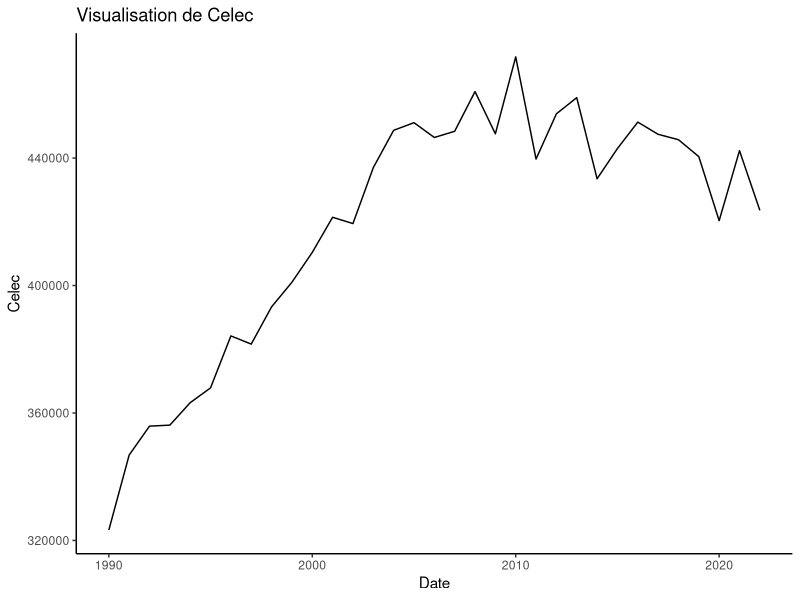
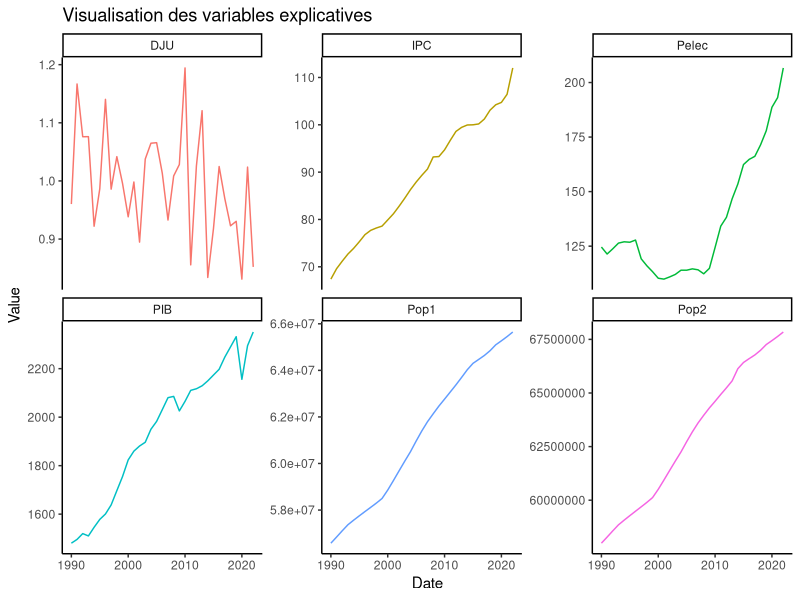
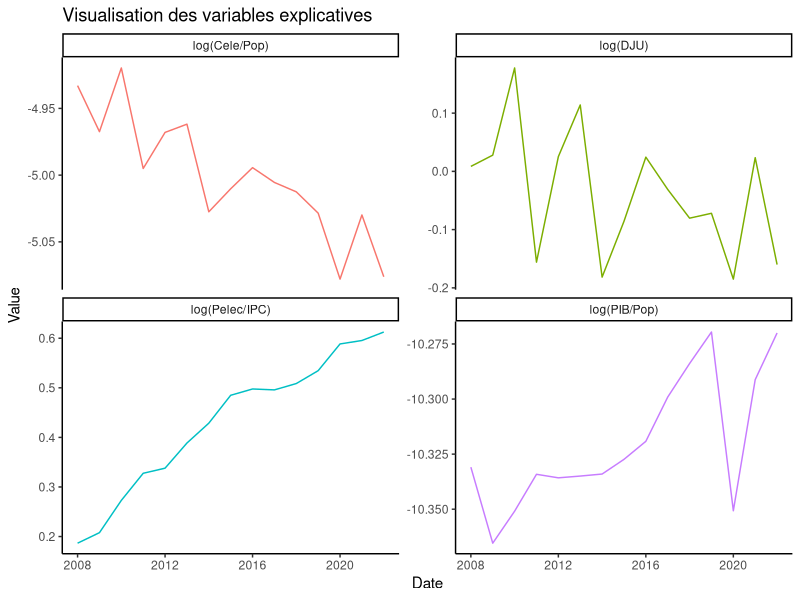
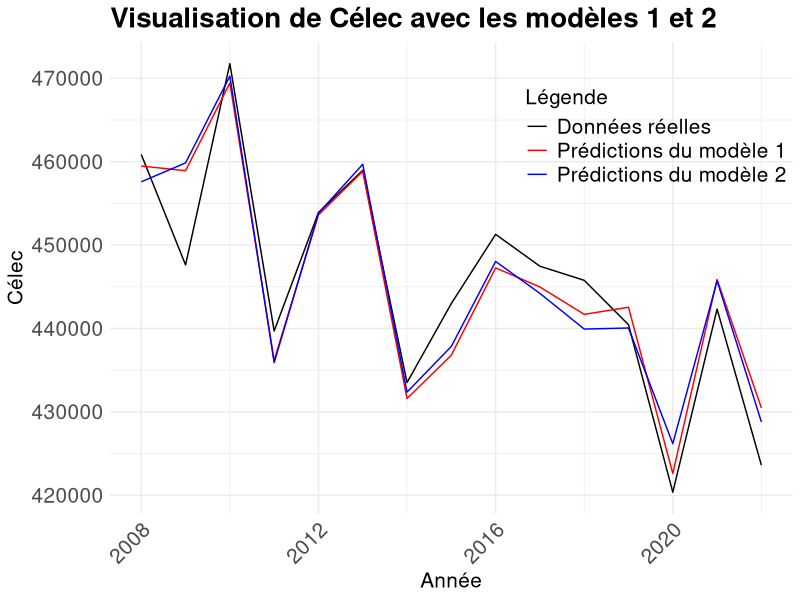
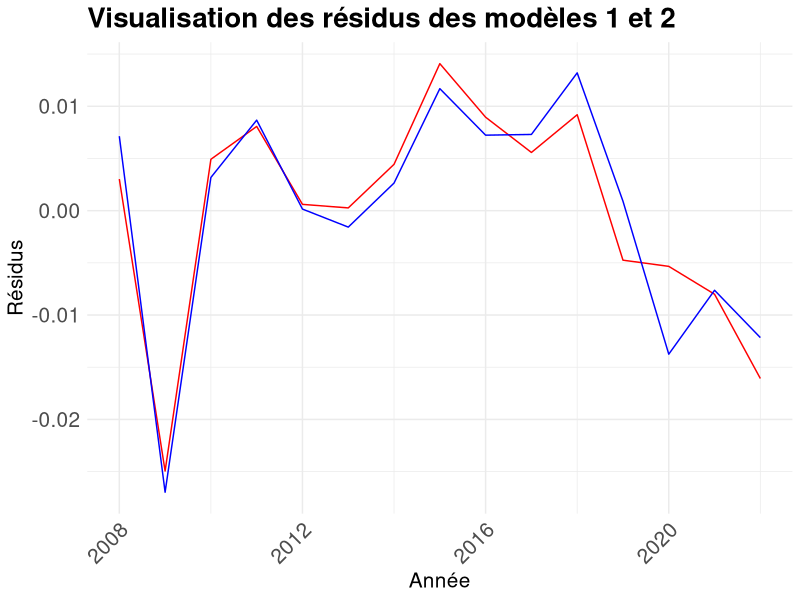
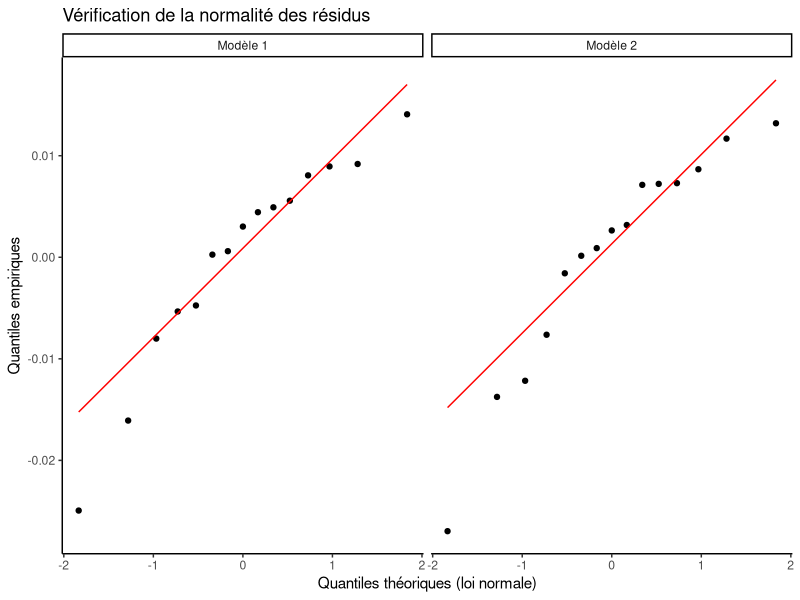
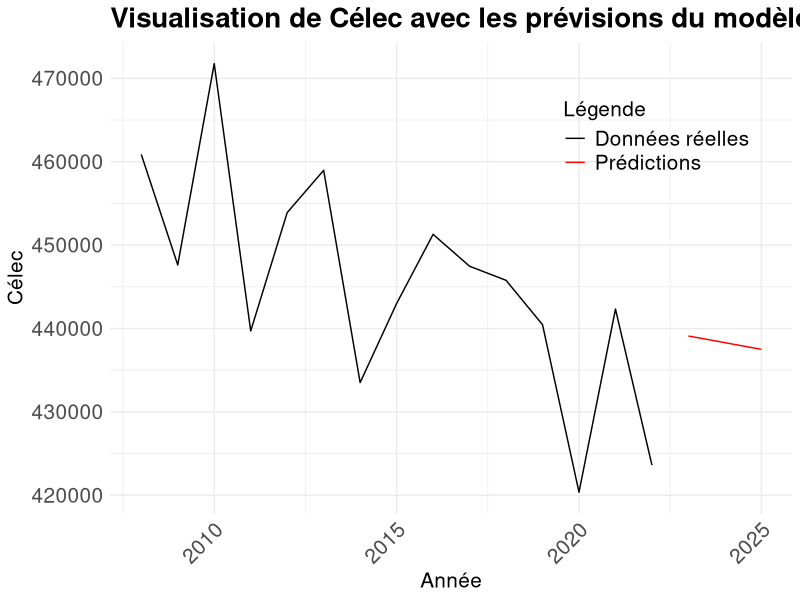

Write the R code that produced these figures, in order.
## ---- chunk 1
knitr::opts_chunk$set(echo = FALSE)
knitr::opts_chunk$set(warning = FALSE)
knitr::opts_chunk$set(message = FALSE)
knitr::opts_chunk$set(fig.width = 12, fig.height = 6)

# library imports
library(tidyverse)
library(car)

flextable::set_flextable_defaults(
    digits = 2,
    decimal.mark = ",",
    big.mark = " ",
    na_str = "<na>"
)
## ---- chunk 2
data <- readxl::read_excel("celec2023.xlsx")
data <- data %>% rename(IPC = `IPC(base100=2015)`, PIB = PIB2014)
## ---- chunk 3
data %>%
    mutate(Date = as.character(Date)) %>%
    mutate_at(vars(IPC, PIB, Pelec, Celec), ~ round(., 0)) %>%
    mutate(DJU = round(DJU, 2)) %>%
    head(4) %>%
    flextable::flextable() %>%
    flextable::autofit() %>%
    flextable::set_caption("Aperçu des données")
## ---- chunk 4
data %>%
    gather(key = "variable", value = "value", -Date) %>%
    group_by(variable) %>%
    summarise(
        mean = mean(value),
        sd = sd(value),
        min = min(value),
        max = max(value)
    ) %>%
    mutate_at(
        vars(mean, sd, min, max),
        ~ ifelse(. > 100,
            as.character(as.integer(round(., 0))),
            as.character(signif(., 2))
        )
    ) %>%
    rename(
        Variable = variable,
        Moyenne = mean,
        `Ecart type` = sd,
        Minimum = min,
        Maximum = max
    ) %>%
    flextable::flextable() %>%
    flextable::autofit() %>%
    flextable::set_caption("Statistiques descriptives des données")
## ---- chunk 5
data %>%
    ggplot(aes(x = Date, y = Celec)) +
    geom_line() +
    theme_classic() +
    labs(x = "Date", y = "Celec", title = "Visualisation de Celec") +
    theme(legend.position = "none")
## ---- chunk 6
data %>%
    gather(key = "variable", value = "value", -Date, -Celec) %>%
    ggplot(aes(x = Date, y = value, color = variable)) +
    geom_line() +
    theme_classic() +
    labs(
        x = "Date", y = "Value",
        title = "Visualisation des variables explicatives"
    ) +
    facet_wrap(~variable, scales = "free_y") +
    theme(legend.position = "none")
## ---- chunk 7
index <- which(data$Date == 2008)

chowtest <- strucchange::sctest(
    Celec ~ Date,
    data = data,
    type = "Chow",
    point = index
)

chowtest %>%
    broom::tidy() %>%
    mutate_at(
        vars(statistic, p.value),
        ~ ifelse(. > 100,
            as.character(as.integer(round(., 0))),
            as.character(signif(., 2))
        )
    ) %>%
    select(statistic, p.value) %>%
    rename(
        `Statistique de test (Chow)` = statistic,
        `p-value (Pr > F)` = p.value
    ) %>%
    flextable::flextable() %>%
    flextable::colformat_num(j = 2) %>%
    flextable::autofit() %>%
    flextable::set_caption("Test de Chow pour la rupture de 2008")
## ---- chunk 8
data <- data %>%
    filter(Date >= 2008)
## ---- chunk 9
data %>%
    summarise(
        `ratio moyen` = round(mean(Pop1 / Pop2), 3),
        max = round(max(Pop1 / Pop2), 3),
        min = round(min(Pop1 / Pop2), 3)
    ) %>%
    flextable::flextable() %>%
    flextable::autofit() %>%
    flextable::set_caption("Ratio moyen entre Pop1 et Pop2")
## ---- chunk 10
data <- data %>%
    select(-Pop1) %>%
    rename(Pop = Pop2)
## ---- chunk 11
data %>%
    mutate(
        `log(Cele/Pop)` = log(Celec / Pop),
        `log(PIB/Pop)` = log(PIB / Pop),
        `log(Pelec/IPC)` = log(Pelec / IPC),
        `log(DJU)` = log(DJU)
    ) %>%
    gather(key = "variable", value = "value", -colnames(data)) %>%
    ggplot(aes(x = Date, y = value, color = variable)) +
    geom_line() +
    theme_classic() +
    labs(
        x = "Date", y = "Value",
        title = "Visualisation des variables explicatives"
    ) +
    facet_wrap(~variable, scales = "free_y") +
    theme(legend.position = "none")
## ---- chunk 12
model1 <- lm(
    log(Celec / Pop) ~
        log(PIB / Pop) +
        log(Pelec / IPC) +
        log(DJU),
    data = data
)

summary(model1) %>%
    broom::tidy() %>%
    mutate_at(
        vars(estimate, std.error, statistic, p.value),
        ~ ifelse(. > 100,
            as.character(as.integer(round(., 0))),
            as.character(signif(., 2))
        )
    ) %>%
    rename(
        Coefficient = term,
        Estimation = estimate,
        `Ecart type` = std.error,
        `Statistique de test (Student t)` = statistic,
        `p-value (Pr > |t|)` = p.value
    ) %>%
    mutate(Coefficient = case_when(
        Coefficient == "(Intercept)" ~ "ß0",
        Coefficient == "log(PIB/Pop)" ~ "ß1",
        Coefficient == "log(Pelec/IPC)" ~ "ß2",
        Coefficient == "log(DJU)" ~ "ß3"
    )) %>%
    flextable::flextable() %>%
    flextable::colformat_num(j = 5) %>%
    flextable::autofit()
## ---- chunk 13
model2 <- lm(
    log(Celec / Pop) ~
        log(Pelec / IPC) +
        log(DJU),
    data = data
)


summary(model2) %>%
    broom::tidy() %>%
    mutate_at(
        vars(estimate, std.error, statistic, p.value),
        ~ ifelse(. > 100,
            as.character(as.integer(round(., 0))),
            as.character(signif(., 2))
        )
    ) %>%
    rename(
        Coefficient = term,
        Estimation = estimate,
        `Ecart type` = std.error,
        `Statistique de test (Student t)` = statistic,
        `p-value (Pr > |t|)` = p.value
    ) %>%
    mutate(Coefficient = case_when(
        Coefficient == "(Intercept)" ~ "ß0",
        Coefficient == "log(Pelec/IPC)" ~ "ß2",
        Coefficient == "log(DJU)" ~ "ß3"
    )) %>%
    flextable::flextable() %>%
    flextable::colformat_num(j = 5) %>%
    flextable::autofit() %>%
    flextable::set_caption("Résumé du modèle 2")
## ---- chunk 14
data %>%
    mutate(Celec = Celec) %>%
    ggplot(aes(x = Date, y = Celec)) +
    geom_line(aes(color = "Données réelles")) +
    geom_line(
        data = data.frame(
            Date = data$Date,
            Celec = data$Pop * exp(predict(model1))
        ),
        aes(x = Date, y = Celec, color = "Prédictions du modèle 1")
    ) +
    geom_line(
        data = data.frame(
            Date = data$Date,
            Celec = data$Pop * exp(predict(model2))
        ),
        aes(x = Date, y = Celec, color = "Prédictions du modèle 2")
    ) +
    scale_color_manual(values = c("Données réelles" = "black", "Prédictions du modèle 1" = "red", "Prédictions du modèle 2" = "blue")) +
    theme_minimal() +
    labs(x = "Année", y = "Célec", title = "Visualisation de Célec avec les modèles 1 et 2", color = "Légende") +
    theme(
        legend.position = c(0.8, 0.8),
        legend.text = element_text(size = 15),
        legend.title = element_text(size = 15),
        plot.title = element_text(size = 20, face = "bold"),
        axis.title = element_text(size = 15),
        axis.text = element_text(size = 15),
        axis.text.x = element_text(angle = 45, hjust = 1)
    )
## ---- chunk 15
data <- data %>%
    mutate(
        resid1 = resid(model1),
        resid2 = resid(model2)
    )

data_long <- data %>%
    select(Date, resid1, resid2) %>%
    pivot_longer(
        cols = c(resid1, resid2),
        names_to = "model",
        values_to = "resid"
    )

data_long %>%
    ggplot(aes(x = Date, y = resid, group = model, color = model)) +
    scale_color_manual(
        values = c("resid1" = "red", "resid2" = "blue")
    ) +
    geom_line() +
    theme_minimal() +
    labs(
        x = "Année", y = "Résidus",
        title = "Visualisation des résidus des modèles 1 et 2",
        color = "Légende"
    ) +
    theme(
        legend.position = "none",
        plot.title = element_text(size = 20, face = "bold"),
        axis.title = element_text(size = 15),
        axis.text = element_text(size = 15),
        axis.text.x = element_text(angle = 45, hjust = 1)
    )
## ---- chunk 16
dwtest1 <- lmtest::dwtest(model1)
dwtest2 <- lmtest::dwtest(model2)

dwtest <- data.frame(
    Modèle = c("Modèle 1", "Modèle 2"),
    `Statistique de test (Durbin-Watson)` = c(dwtest1$statistic, dwtest2$statistic),
    `p-value (Pr > |DW|)` = c(dwtest1$p.value, dwtest2$p.value),
    check.names = FALSE
) %>%
    mutate_at(
        vars(`Statistique de test (Durbin-Watson)`, `p-value (Pr > |DW|)`),
        ~ ifelse(. > 100,
            as.character(as.integer(round(., 0))),
            as.character(signif(., 2))
        )
    )

dwtest %>%
    flextable::flextable() %>%
    flextable::colformat_num(j = 3) %>%
    flextable::autofit() %>%
    flextable::set_caption("Test de Durbin-Watson pour l'autocorrélation d'ordre 1 des résidus")
## ---- chunk 17
bptest1 <- lmtest::bptest(model1)
bptest2 <- lmtest::bptest(model2)

bptest <- data.frame(
    Modèle = c("Modèle 1", "Modèle 2"),
    `Statistique de test (Breusch-Pagan)` = c(bptest1$statistic, bptest2$statistic),
    `Degrés de liberté` = c(bptest1$parameter, bptest2$parameter),
    `p-value (Pr > |BP|)` = c(bptest1$p.value, bptest2$p.value),
    check.names = FALSE
) %>%
    mutate_at(
        vars(`Statistique de test (Breusch-Pagan)`, `p-value (Pr > |BP|)`),
        ~ ifelse(. > 100,
            as.character(as.integer(round(., 0))),
            as.character(signif(., 2))
        )
    )

bptest %>%
    flextable::flextable() %>%
    flextable::colformat_num(j = 4) %>%
    flextable::autofit() %>%
    flextable::width(j = 2:4, width = 1.5) %>%
    flextable::align(j = 4, align = "right") %>%
    flextable::set_caption("Test de Breusch-Pagan pour l'hétéroscédasticité des résidus")
## ---- chunk 18
data_long %>%
    ggplot(aes(sample = resid)) +
    geom_qq() +
    geom_qq_line(col = "red") +
    facet_wrap(~model, scales = "free") +
    facet_grid(. ~ model,
        labeller = labeller(model = c(
            "resid1" = "Modèle 1",
            "resid2" = "Modèle 2"
        ))
    ) +
    theme_classic() +
    labs(
        x = "Quantiles théoriques (loi normale)",
        y = "Quantiles empiriques",
        title = "Vérification de la normalité des résidus"
    )
## ---- chunk 19
ks_test <- data %>%
    select(resid1, resid2) %>%
    gather(key = "model", value = "resid") %>%
    group_by(model) %>%
    summarise(
        D = ks.test(resid, "pnorm")$statistic,
        p_value = ks.test(resid, "pnorm")$p.value
    ) %>%
    mutate_at(
        vars(D, p_value),
        ~ ifelse(. > 100,
            as.character(as.integer(round(., 0))),
            as.character(signif(., 2))
        )
    ) %>%
    rename(
        Modèle = model,
        `Statistique de test (Kolmogorov-Smirnov)` = D,
        `p-value (Pr > |KS|)` = p_value
    ) %>%
    # rename "resid1" to "Modèle 1", "resid2" to "Modèle 2"
    mutate(Modèle = case_when(
        Modèle == "resid1" ~ "Modèle 1",
        Modèle == "resid2" ~ "Modèle 2"
    ))

ks_test %>%
    flextable::flextable() %>%
    flextable::colformat_num(j = 3) %>%
    flextable::autofit() %>%
    flextable::set_caption("Test de Kolmogorov-Smirnov pour la normalité des résidus")
## ---- chunk 20
correlation <- data %>%
    summarise(
        `log(PIB/Pop)` = log(PIB / Pop),
        `log(Pelec/IPC)` = log(Pelec / IPC),
        `log(DJU)` = log(DJU)
    ) %>%
    mutate_at(
        vars(`log(PIB/Pop)`, `log(Pelec/IPC)`, `log(DJU)`),
        ~ round(., 2)
    ) %>%
    cor()

correlation[upper.tri(correlation)] <- NA
diag(correlation) <- NA

correlation %>%
    as.data.frame() %>%
    rownames_to_column("Variables") %>%
    flextable::flextable() %>%
    flextable::colformat_double(na_str = "") %>%
    flextable::bg(
        j = 2:4,
        bg = scales::col_numeric(
            # palette = "viridis",
            palette = colorspace::diverging_hcl(palette = "Blue-Red", n=10),
            domain = c(-1, 1)
        )
    ) %>%
    flextable::autofit() %>%
    flextable::set_caption("Matrice de corrélation des variables explicatives")
## ---- chunk 21
data_transformed <- data %>%
    mutate(
        log_PIB_Pop = log(PIB / Pop),
        log_Pelec_IPC = log(Pelec / IPC),
        log_DJU = log(DJU),
        log_Celec_Pop = log(Celec / Pop)
    )

ridge_model1 <- glmnet::cv.glmnet(
    x = data_transformed %>%
        select(
            log_PIB_Pop,
            log_Pelec_IPC,
            log_DJU
        ) %>% as.matrix(),
    y = data_transformed %>%
        pull(log_Celec_Pop),
    alpha = 0,
    standardize = TRUE,
    nfolds = 5
)

ridge_model2 <- glmnet::cv.glmnet(
    x = data_transformed %>%
        select(
            log_Pelec_IPC,
            log_DJU
        ) %>% as.matrix(),
    y = data_transformed %>%
        pull(log_Celec_Pop),
    alpha = 0,
    standardize = TRUE,
    nfolds = 5
)
## ---- chunk 22
ridge_model1_estimated <- glmnet::glmnet(
    x = data_transformed %>%
        select(
            log_PIB_Pop,
            log_Pelec_IPC,
            log_DJU
        ) %>% as.matrix(),
    y = data_transformed %>%
        pull(log_Celec_Pop),
    alpha = 0,
    standardize = TRUE,
    lambda = ridge_model1$lambda.min
)

ridge_model2_estimated <- glmnet::glmnet(
    x = data_transformed %>%
        select(
            log_Pelec_IPC,
            log_DJU
        ) %>% as.matrix(),
    y = data_transformed %>%
        pull(log_Celec_Pop),
    alpha = 0,
    standardize = TRUE,
    lambda = ridge_model2$lambda.min
)

coefs_ridge1 <- coef(ridge_model1_estimated)
coefs_ridge2 <- coef(ridge_model2_estimated)

# computation of R-squared
y_predicted_1 <- predict(ridge_model1_estimated, newx = data_transformed %>%
    select(
        log_PIB_Pop,
        log_Pelec_IPC,
        log_DJU
    ) %>% as.matrix())
y_predicted_2 <- predict(ridge_model2_estimated, newx = data_transformed %>%
    select(
        log_Pelec_IPC,
        log_DJU
    ) %>% as.matrix())

R2_1 <- 1 - sum((data_transformed$log_Celec_Pop - y_predicted_1)^2) / sum((data_transformed$log_Celec_Pop - mean(data_transformed$log_Celec_Pop))^2)
R2_2 <- 1 - sum((data_transformed$log_Celec_Pop - y_predicted_2)^2) / sum((data_transformed$log_Celec_Pop - mean(data_transformed$log_Celec_Pop))^2)


ridge_models_estimated <- data.frame(
    Modèle = c("Modèle 1", "Modèle 2"),
    `(Intercept)` = c(coefs_ridge1[1], coefs_ridge2[1]),
    `log(PIB/Pop)` = c(coefs_ridge1[2], NA),
    `log(Pelec/IPC)` = c(coefs_ridge1[3], coefs_ridge2[2]),
    `log(DJU)` = c(coefs_ridge1[4], coefs_ridge2[3]),
    `R² ajusté` = c(R2_1, R2_2),
    check.names = FALSE
) %>%
    mutate_at(
        vars(`(Intercept)`, `log(PIB/Pop)`, `log(Pelec/IPC)`, `log(DJU)`, `R² ajusté`),
        ~ ifelse(. > 100,
            as.character(as.integer(round(., 0))),
            as.character(signif(., 2))
        )
    ) %>%
    rename(
        ß0 = `(Intercept)`,
        ß1 = `log(PIB/Pop)`,
        ß2 = `log(Pelec/IPC)`,
        ß3 = `log(DJU)`
    ) %>%
    mutate(Modèle = case_when(
        Modèle == "Modèle 1" ~ "Modèle 1 (ridge)",
        Modèle == "Modèle 2" ~ "Modèle 2 (ridge)"
    )) %>%
    tidyr::replace_na(list(ß0 = "", ß1 = "", ß2 = "", ß3 = "")) %>%
    flextable::flextable() %>%
    flextable::colformat_num(j = 2:5, na_str = "") %>%
    flextable::autofit() %>%
    flextable::set_caption("Estimation des modèles ridge")

ridge_models_estimated
## ---- chunk 23
rmse <- data.frame(
    Modèle = c("Modèle 1", "Modèle 2", "Modèle 1 (ridge)", "Modèle 2 (ridge)"),
    RMSE = c(
        sqrt(mean((data_transformed$log_Celec_Pop - predict(model1))^2)),
        sqrt(mean((data_transformed$log_Celec_Pop - predict(model2))^2)),
        sqrt(mean((data_transformed$log_Celec_Pop - predict(ridge_model1_estimated, newx = data_transformed %>%
            select(
                log_PIB_Pop,
                log_Pelec_IPC,
                log_DJU
            ) %>% as.matrix()))^2)),
        sqrt(mean((data_transformed$log_Celec_Pop - predict(ridge_model2_estimated, newx = data_transformed %>%
            select(
                log_Pelec_IPC,
                log_DJU
            ) %>% as.matrix()))^2))
    ),
    check.names = FALSE
) %>%
    mutate_at(
        vars(RMSE),
        ~ ifelse(. > 100,
            as.character(as.integer(round(., 0))),
            as.character(signif(., 4))
        )
    ) %>%
    flextable::flextable() %>%
    flextable::colformat_num(j = 2) %>%
    flextable::autofit() %>%
    flextable::set_caption("Erreur quadratique moyenne (RMSE) des différents modèles")

rmse
## ---- chunk 24
model_Pelec_IPC <- lm(
    log(Pelec / IPC) ~ Date,
    data = data
)

summary(model_Pelec_IPC) %>%
    broom::tidy() %>%
    mutate_at(
        vars(estimate, std.error, statistic, p.value),
        ~ ifelse(. > 100,
            as.character(as.integer(round(., 0))),
            as.character(signif(., 2))
        )
    ) %>%
    rename(
        Coefficient = term,
        Estimation = estimate,
        `Ecart type` = std.error,
        `Statistique de test (Student t)` = statistic,
        `p-value (Pr > |t|)` = p.value
    ) %>%
    mutate(Coefficient = case_when(
        Coefficient == "(Intercept)" ~ "ß0",
        Coefficient == "Date" ~ "ß1"
    )) %>%
    flextable::flextable() %>%
    flextable::colformat_num(j = 5) %>%
    flextable::autofit() %>%
    flextable::set_caption("Résumé du modèle pour ln(Pelec/IPC)")
## ---- chunk 25
model_DJU <- lm(
    log(DJU) ~ Date,
    data = data
)

summary(model_DJU) %>%
    broom::tidy() %>%
    mutate_at(
        vars(estimate, std.error, statistic, p.value),
        ~ ifelse(. > 100,
            as.character(as.integer(round(., 0))),
            as.character(signif(., 2))
        )
    ) %>%
    rename(
        Coefficient = term,
        Estimation = estimate,
        `Ecart type` = std.error,
        `Statistique de test (Student t)` = statistic,
        `p-value (Pr > |t|)` = p.value
    ) %>%
    mutate(Coefficient = case_when(
        Coefficient == "(Intercept)" ~ "ß0",
        Coefficient == "Date" ~ "ß1"
    )) %>%
    flextable::flextable() %>%
    flextable::colformat_num(j = 5) %>%
    flextable::autofit() %>%
    flextable::set_caption("Résumé du modèle pour ln(DJU)")
## ---- chunk 26
model_Pop <- lm(
    Pop ~ Date,
    data = data
)

summary(model_Pop) %>%
    broom::tidy() %>%
    mutate_at(
        vars(estimate, std.error, statistic, p.value),
        ~ ifelse(. > 100,
            as.character(as.integer(round(., 0))),
            as.character(signif(., 2))
        )
    ) %>%
    rename(
        Coefficient = term,
        Estimation = estimate,
        `Ecart type` = std.error,
        `Statistique de test (Student t)` = statistic,
        `p-value (Pr > |t|)` = p.value
    ) %>%
    mutate(Coefficient = case_when(
        Coefficient == "(Intercept)" ~ "ß0",
        Coefficient == "Date" ~ "ß1"
    )) %>%
    flextable::flextable() %>%
    flextable::colformat_num(j = 5) %>%
    flextable::autofit() %>%
    flextable::set_caption("Résumé du modèle pour Pop")
## ---- chunk 27
data_predict <- data.frame(
    Date = c(2023, 2024, 2025)
)

data_predict <- data_predict %>%
    mutate(
        log_Pelec_IPC = predict(model_Pelec_IPC, newdata = data_predict),
        log_DJU = mean(log(data$DJU)),
        Pop = predict(model_Pop, newdata = data_predict)
    )

data_predict %>%
    flextable::flextable() %>%
    flextable::colformat_num(j = 2:3) %>%
    flextable::autofit() %>%
    flextable::set_caption("Prévisions pour les variables explicatives")
## ---- chunk 28
data_predict <- data_predict %>%
    mutate(
        Celec = Pop * exp(
            predict(
                ridge_model2_estimated,
                newx = data_predict %>%
                    select(
                        log_Pelec_IPC,
                        log_DJU
                    ) %>% as.matrix()
            ) %>% as.numeric()
        )
    )

# plot results: change color of the line for the predictions
data %>%
    mutate(Celec = Celec) %>%
    ggplot(aes(x = Date, y = Celec)) +
    geom_line(aes(color = "Données réelles")) +
    geom_line(
        data = data.frame(
            Date = data_predict$Date,
            Celec = data_predict$Celec
        ),
        aes(x = Date, y = Celec, color = "Prédictions")
    ) +
    scale_color_manual(values = c("Données réelles" = "black", "Prédictions" = "red")) +
    theme_minimal() +
    labs(x = "Année", y = "Célec", title = "Visualisation de Célec avec les prévisions du modèle 2 (ridge)", color = "Légende") +
    theme(
        legend.position = c(0.8, 0.8),
        legend.text = element_text(size = 15),
        legend.title = element_text(size = 15),
        plot.title = element_text(size = 20, face = "bold"),
        axis.title = element_text(size = 15),
        axis.text = element_text(size = 15),
        axis.text.x = element_text(angle = 45, hjust = 1)
    )
